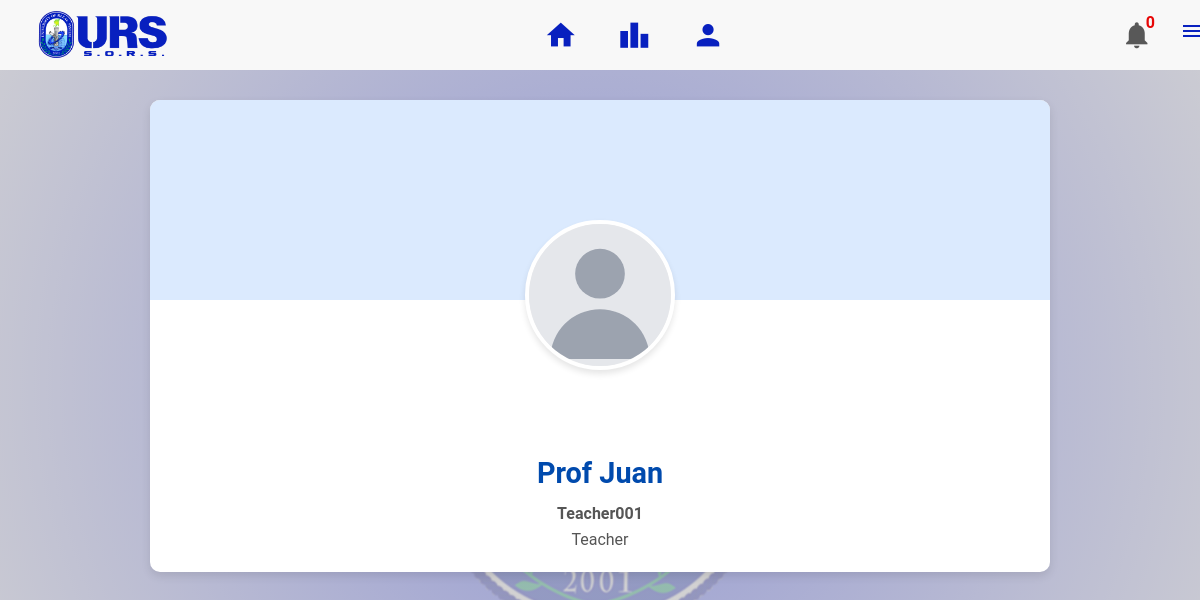
The app's page /_unused/redesign_before/profile.php?user_id=9 (signed in) with its own data.
### tables this page shows
CREATE TABLE `users` (
  `id` int(11) NOT NULL,
  `username` varchar(50) NOT NULL,
  `password` varchar(255) NOT NULL,
  `email` varchar(100) NOT NULL,
  `created_at` timestamp NOT NULL DEFAULT current_timestamp(),
  `profile_picture` varchar(255) DEFAULT 'default_profile.jpg',
  `cover_photo` varchar(255) DEFAULT 'default_cover.jpg',
  `role` enum('student','teacher','admin') DEFAULT 'student',
  `is_approved` tinyint(1) DEFAULT 0,
  `can_post` tinyint(1) NOT NULL DEFAULT 1,
  `first_name` varchar(50) NOT NULL,
  `middle_name` varchar(50) DEFAULT NULL,
  `last_name` varchar(50) NOT NULL
);

### _unused/redesign_before/includes/app.php (called while the page is built, shortened)
<?php
function profile_image(?string $name, string $kind): string
{
    $path = 'uploads/' . ltrim($name ?? '', '/');
    return $name && is_file(dirname(__DIR__) . '/' . $path) ? '/' . $path : '/assets/images/default_' . $kind . '.svg';
}

### _unused/redesign_before/profile.php (the view, shortened to what this page needs)
<?php
require_once __DIR__ . '/includes/app.php';
require_once __DIR__ . '/config.php';
$user_id = (int) ($_GET['user_id'] ?? $_SESSION['user_id']);
$sql = "SELECT * FROM users WHERE id = ?";
$stmt = $conn->prepare($sql);
$stmt->bind_param("i", $user_id);
$stmt->execute();
$result = $stmt->get_result();
if ($result->num_rows === 1) {
    $user = $result->fetch_assoc();
} else {
    die("User not found.");
}
$sql = "SELECT COUNT(*) AS unread_count FROM notifications WHERE user_id = ? AND is_read = 0";
$stmt = $conn->prepare($sql);
$stmt->bind_param("i", $_SESSION['user_id']);
$stmt->execute();
$notification_result = $stmt->get_result();
$notification_count = $notification_result->fetch_assoc()['unread_count'];
?>
<!DOCTYPE html>
<html lang="en">
<head>
    <link rel="stylesheet" href="/assets/css/home_sections_style.css">
    <link rel="stylesheet" href="/assets/css/profile.css">
</head>
<body>
    <nav class="navbar">
        <div class="nav-container">
            <div class="logo">
                <a href="/course_page.php"><img src="/assets/images/sors_logo.png" alt=""></a>
            </div>
                <div class="nav-icons">
                    <a href="/course_page.php" class="nav-item">
                        <span class="material-icons" alt="Home">home</span>
                    </a>
                    <a href="/ranking_board.php" class="nav-item">
                        <span class="material-icons">leaderboard</span>
                    </a>
                    <a href="/profile.php" class="nav-item">
                        <span class="material-icons">person</span>
                    </a>
                </div>
                <a href="notifications.php" class="notification-icon">
                    <span class="material-icons" >notifications</span>
                </a>
                <p class="notif-count"><strong><?php echo $notification_count; ?></strong></p>
                <span class="material-icons menu-button" id="menu-button">menu</span>
        </div>
    </nav>
    <div class="profile-header">
        <div class="cover-photo">
            <img src="<?php echo htmlspecialchars(profile_image($user['cover_photo'], 'cover')); ?>" alt="Cover Photo" id="coverPhotoImg">
        </div>
        <div class="profile-photo">
            <img src="<?php echo htmlspecialchars(profile_image($user['profile_picture'], 'profile')); ?>" alt="Profile Picture" id="profilePictureImg">
        </div>
        <div class="username">
            <h2><?php echo htmlspecialchars(ucfirst($user['first_name']) . " " . ucfirst($user['middle_name'] ?? '') . " " . ucfirst($user['last_name'])); ?></h2>
            <p><strong><?php echo htmlspecialchars(ucfirst($user['username'])); ?></strong></p>
            <p><?php echo htmlspecialchars(ucfirst($user['role'])); ?></p>
        </div>
    </div>
</body>
</html>

### _unused/redesign_before/assets/css/home_sections_style.css (style rules this page uses)
* { margin: 0; padding: 0; box-sizing: border-box; }
body { background-image: linear-gradient(rgba(197, 196, 196, 0.75), rgba(197, 196, 196, 0.75)), url("/assets/images/home_bg.png"); background-position: center; background-position-y: top; background-attachment: fixed; font-family: 'Arial', sans-serif; line-height: 1.6; color: #333; padding: 0; margin: 0; }
.navbar { top: 0; background-color: rgb(248, 248, 248); ; position: fixed; font-family: 'Roboto', sans-serif; height: 70px; width: 100%; z-index: 999; }
.nav-container { display: flex; width: 100%; }
a img { height: 55px; width: 150px; margin-top: 7px; margin-left: 28px; }
.nav-icons { margin-top: 19px; margin-left: 30.5%; margin-right: 33%; display: inline-flex; justify-content: center; gap: 2.5rem; }
.nav-item { text-decoration: none; color: #0820bf; transition: color 0.3s ease, transform 0.3s ease; }
.nav-item .material-icons { font-size: 2.1rem; }
.notification-icon span { margin-top: 19px; margin-right: -7px; font-size: 2.0rem; color: #585858; }
.notif-count { margin-top: 10px; color: #e70606; }
.menu-button { margin-top: 19px; margin-right: 20px; margin-left: 25px; font-size: 2.1rem; cursor: pointer; color: #0820bf; }

### _unused/redesign_before/assets/css/profile.css (style rules this page uses)
body { font-family: 'Roboto', sans-serif; margin: 0; padding: 0; background-color: #f5f5f5; color: #333; display: flex; justify-content: center; padding: 20px; }
.profile-header { width: 100%; max-width: 900px; background-color: #fff; border-radius: 10px; box-shadow: 0 4px 10px rgba(0, 0, 0, 0.1); overflow: hidden; position: sticky; }
.cover-photo { position: sticky; height: 200px; background-color: #e0e0e0; }
.cover-photo img { width: 100%; height: 100%; object-fit: cover; }
.profile-photo { position: relative; bottom: 80px; left: 375px; width: 150px; height: 150px; border-radius: 50%; border: 4px solid #fff; background-color: #f0f0f0; overflow: hidden; box-shadow: 0 4px 6px rgba(0, 0, 0, 0.1); justify-content: center; align-items: center; }
.profile-photo img { width: 100%; height: 100%; object-fit: cover; }
.username { text-align: center; margin-top: 0px; padding-bottom: 20px; }
.username h2 { font-size: 1.8rem; margin-bottom: 5px; color: #004aad; }
.username p { font-size: 1rem; color: #555; }

### _unused/redesign_before/profile.php (style rules this page uses)
body { margin-top: 80px; }

### records on screen
users: first_name+middle_name+last_name "Prof Juan", username "Teacher001", role "Teacher"

### other values on screen
$notification_count "0"
